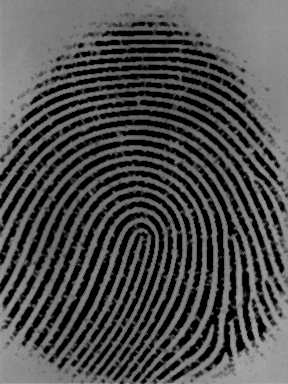
#> input picture step1/closing.bmp, 288 x 384 px; its folder holds only this picture in this run
$ python step2.py   (older library calls are emulated)
#> lines starting #> are read from the running program, lines starting #| are printed output that depends on the picture
### utils.py
import math
import cv2
from os import listdir
from scipy import misc, ndimage, signal
import numpy as np
import matplotlib.pyplot as plt
import matplotlib.patches as patches
from skimage.draw import circle_perimeter, set_color
from skimage.color import rgb2gray, gray2rgb
from skimage.filters import median, gaussian, threshold_otsu, threshold_local, rank
from skimage.morphology import opening, closing, erosion, dilation, thin, skeletonize, medial_axis, binary_erosion, binary_dilation, square
from skimage.exposure import equalize_hist
from skimage.util import invert

MINUTIAE_RIDGE_NONE = 0
MINUTIAE_RIDGE_BIFURCATION = 1
MINUTIAE_RIDGE_ENDING = 2

def applyMean(image, selem):
    return rank.mean(image, selem)

def applyMedian(image, selem):
    return median(image, selem)

def applyGaussian(image):
    return gaussian(image)

def applyOpening(image, selem):
    return opening(image, selem)

def applyClosing(image, selem):
    return closing(image, selem)

def applyErosion(image, selem):
    return erosion(image, selem)

def applyDilation(image, selem):
    return dilation(image, selem)

# [5 lines left out: function applyCustomThreshold, not called in this run]

def applyOtsuThreshold(image):
    otsu = threshold_otsu(image)
    return applyCustomThreshold(image, otsu)

# [6 lines left out: function applyAdaptiveThreshold, not called in this run]

def applyThinning(image):
    inverted = invert(image / 255)
    return np.asarray(invert(thin(inverted)), dtype=int)

def applySkeletonization(image):
    inverted = invert(image / 255)
    return np.asarray(invert(skeletonize(inverted)), dtype=int)

def applyMedialAxis(image):
    inverted = invert(image / 255)
    return np.asarray(invert(medial_axis(inverted)), dtype=int)

def applyEqualization(image):
    return equalize_hist(image)

def openImageFile(filename):
#> called with filename = 'step1/closing.bmp'
    return np.array(rgb2gray(misc.imread(filename)))
#> returned value is the input picture: shape (384, 288); min 0, max 171, mean 76.8

def saveImageFile(image, filename):
    misc.imsave(filename, image)

def saveHistogram(image, filename):
    plt.hist(image.ravel(), 256)
    plt.savefig(filename, bbox_inches='tight')

def populateFiles(dir):
    return [file.split('.')[0] for file in listdir(dir)]

def readImages(dir, files):
    images = dict()
    for file in files:
        images[file] = openImageFile(dir + '/' + file + '.bmp')
    return images

def applyNormalization(image):
    return (image - np.mean(image)) / np.std(image)

# [235 lines left out: functions applySegmentation, applyOrientation, getFrequency, applyFrequency, applyGaborFilter, checkMinutiae and 3 more, not called in this run]

### step2.py
from skimage.morphology import disk, square
from utils import readImages, populateFiles, saveImageFile, applyGaussian, applyMedian, applyMean

# Let's apply median, gaussian and mean
# all of the morphed images

sourceDir = 'step1'
destDir = 'step2'

# get morphed images
files = populateFiles(sourceDir)

# read each file and populate a dictionary
images = readImages(sourceDir, files)
#> images = 1 item

# iterate over dictionary and apply filters
for name, image in images.items():
    medianImage = applyMedian(image, disk(1))
    saveImageFile(medianImage, destDir + '/' + name + '_median.bmp')
    meanImage = applyMean(image, disk(1))
    saveImageFile(meanImage, destDir + '/' + name + '_mean.bmp')
    gaussianImage = applyGaussian(image)
    saveImageFile(gaussianImage, destDir + '/' + name + '_gaussian.bmp')
#> this loop made 1 pass
#> name on pass 1: 'closing'
#> pass 1, `gaussianImage = applyGaussian(image)`:
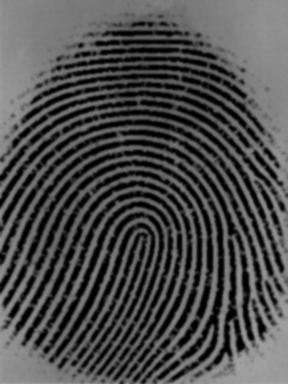
#> gaussianImage: shape (384, 288) float64; min 1.93e-05, max 0.645, mean 0.301
#> pass 1, in saveImageFile (call 3), `misc.imsave(filename, image)`:
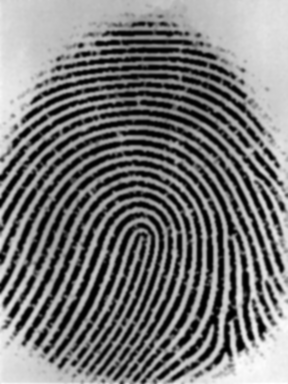
#> saved as closing_gaussian.bmp: PIL image 288x384 L; min 0, max 255, mean 119.1
